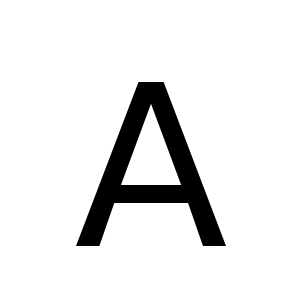
#> input picture Letters/Test_letters/A_1.png, 300 x 300 px; its folder holds only this picture in this run
$ python CompareLetters.py
#> lines starting #> are read from the running program, lines starting #| are printed output that depends on the picture; after the words box and inside, x2 and y2 are one past the last pixel; in counts of white or black regions, pixels touching at a corner belong together
#> in __init__, img is the input picture: PIL image 300x300 RGBA; mean R, G, B, A 232.1, 232.1, 232.1, 255
### ImageTemplate.py
from PIL import Image
import numpy as np
import os
import sys

def getRadialPixel(r,t, centre):
    return (int(r*np.cos(t) + centre[0]), int(r*np.sin(t) + centre[1]))


def ImgToBitmap(img):
    ary = np.array(img)

    # Split the three channels
    r,g,b,a = np.split(ary,4,axis=2)
#> a: shape (300, 300, 1); every value is 255
    r=r.reshape(-1)
    g=g.reshape(-1)
    b=b.reshape(-1)

    # Standard RGB to grayscale
    bitmap = list(map(lambda x: 0.299*x[0]+0.587*x[1]+0.114*x[2], zip(r,g,b)))
#> bitmap = 90000 items
    bitmap = np.array(bitmap).reshape([ary.shape[0], ary.shape[1]])
    bitmap = np.dot((bitmap > 128).astype(float),255)
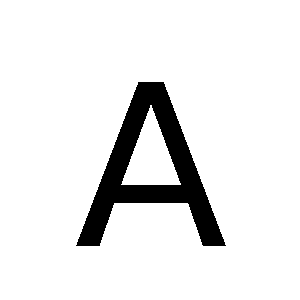
#> bitmap: shape (300, 300) float64; 91% white; 1 black region, box (x1, y1, x2, y2) and area: (76, 82, 226, 246) 8104
    return bitmap

class Template:

    mosaic_N = 6

    def __init__(self, file):
        img = Image.open(file).convert("RGBA")
        bitmap = ImgToBitmap(img)
        bitmap = Template.ClampBitmap(bitmap)
        self.size = len(bitmap)
        self.bitmap = bitmap

    def SaveBitmap(bitmap, filename):
        im = Image.fromarray(bitmap.astype(np.uint8))
        im.save(filename)

    def ShowBitmap(bitmap):
        im = Image.fromarray(bitmap.astype(np.uint8))
        im.show()

    def Save(self, filename):
        Template.SaveBitmap(self.bitmap, filename)

    # [55 lines left out: functions EncodeMosaic, EncodeCircle, not called in this run]

    def EncodeDistance(self, n=20, rel_centre=(0.5,0.5), spacing=int(np.sqrt(2))):
        """
        Encodes the data as a radial distribution function
        """
        neg = 255-self.bitmap

        def tryInBitmap(bitmap, pos):
            try:
                return bitmap[pos]
            except:
                return 0

        centre = (self.size*rel_centre[0],self.size*rel_centre[1])

        R = np.linspace(0, self.size*spacing, n)

        self.distanceEncoding = np.zeros(n)

        for i,r in enumerate(R):
                radPixels = [tryInBitmap(neg, getRadialPixel(r, t, centre))/255 for t in np.linspace(0, 2*np.pi, int(2*np.pi*r))]
                self.distanceEncoding[i] = sum(radPixels)

        self.distanceEncoding /= np.sum(self.distanceEncoding)

        return self.distanceEncoding

    def ClampBitmap(bitmap):
        """
        Removes whitespaces at each edge, return square image centered on the axis not clamped
        """
        negative = 255-bitmap
        i = 0
        while sum(negative[i]) == 0:
            negative = np.delete(negative, i, 0)
#> this loop made 82 passes
#> negative: shape (218, 300) float64; 12.4% white; 1 white region, box (x1, y1, x2, y2) and area: (76, 0, 226, 164) 8104

        i = -1
        while sum(negative[i]) == 0:
            negative = np.delete(negative, i, 0)
            i = negative.shape[0]-1
#> this loop made 54 passes
#> i on passes 1 to 12: 216, 215, 214, 213, 212, 211, 210, 209, 208, 207, 206, 205
#> pass 1, in ClampBitmap, `negative = np.delete(negative, i, 0)`:
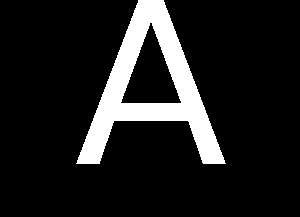
#> negative: shape (217, 300) float64; 12.4% white; 1 white region, box (x1, y1, x2, y2) and area: (76, 0, 226, 164) 8104
#> after the loop:
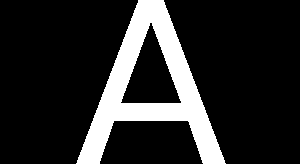
#> negative: shape (164, 300) float64; 16.5% white; 1 white region, box (x1, y1, x2, y2) and area: (76, 0, 226, 164) 8104

        i = 0
        while sum(negative[:,i]) == 0:
            negative = np.delete(negative, i, 1)
#> this loop made 76 passes
#> negative: shape (164, 224) float64; 22.1% white; 1 white region, box (x1, y1, x2, y2) and area: (0, 0, 150, 164) 8104

        i = -1
        while sum(negative[:,i]) == 0:
            negative = np.delete(negative, i, 1)
            i = negative.shape[1]-1
#> this loop made 74 passes
#> i on passes 1 to 12: 222, 221, 220, 219, 218, 217, 216, 215, 214, 213, 212, 211
#> pass 1, in ClampBitmap, `negative = np.delete(negative, i, 1)`:
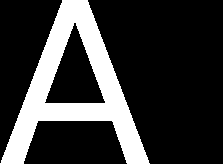
#> negative: shape (164, 223) float64; 22.2% white; 1 white region, box (x1, y1, x2, y2) and area: (0, 0, 150, 164) 8104
#> after the loop:
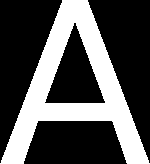
#> negative: shape (164, 150) float64; 32.9% white; 1 white region, box (x1, y1, x2, y2) and area: (0, 0, 150, 164) 8104

        diff = negative.shape[0] - negative.shape[1]
#> diff = 14
        if diff != 0:
            if diff > 0:
                if diff%2 == 0:
                    padding1 = int(diff/2)
#> padding1 = 7
                    padding2 = int(diff/2)
#> padding2 = 7
                else:
                    padding1 = int(diff/2)
                    padding2 = int(diff/2) + 1
                negative = np.c_[np.zeros((negative.shape[0], padding1)), negative, np.zeros((negative.shape[0], padding2))]
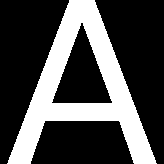
#> negative: shape (164, 164) float64; 30.1% white; 1 white region, box (x1, y1, x2, y2) and area: (7, 0, 157, 164) 8104
            else:
                if diff%2 == 0:
                    padding1 = int(-diff/2)
                    padding2 = int(-diff/2)
                else:
                    padding1 = int(-diff/2)
                    padding2 = int(-diff/2) + 1
                negative = np.r_[np.zeros((padding1, negative.shape[1])), negative, np.zeros((padding2, negative.shape[1]))]

        return 255-negative

    # [4 lines left out: function DownGrade, not called in this run]


class Model:
    """Abstract class to define Template matching models"""

    # [24 lines left out: functions __init__, Train, Test, not called in this run]

    def Save(self, filename):
        np.save(filename, self.templateEncodings, allow_pickle=True)

    def Load(self, filename):
        self.templateEncodings = np.load(filename, allow_pickle=True)

class MosaicModel(Model):

    def __comparison(encoding_a, encoding_b):
        similarityMatrix = encoding_a - encoding_b
        return np.sum(np.abs(similarityMatrix))/len(similarityMatrix)

    def __init__(self, n):
        super().__init__(Template.EncodeMosaic, MosaicModel.__comparison, n)

class CircleModel(Model):

    def __comparison(encoding_a, encoding_b):
        similarityMatrix = encoding_a - encoding_b
        return np.sum(np.abs(similarityMatrix))/len(similarityMatrix)

    def __init__(self, r, t):
        super().__init__(Template.EncodeCircle, CircleModel.__comparison, r, t)

class DistanceModel(Model):

    def __comparison(encoding_a, encoding_b):
        similarityMatrix = encoding_a - encoding_b
        return np.sum(np.abs(similarityMatrix))/len(similarityMatrix)

    def __init__(self, n):
        super().__init__(Template.EncodeDistance, DistanceModel.__comparison, n)


# [23 lines that do not run on import are left out]


### CompareLetters.py
from ImageTemplate import Template
import os
import sys
import numpy as np
from PIL import Image
import matplotlib.pyplot as plt

np.set_printoptions(precision=3)

templates = {}
directory = 'Letters/Test_letters'

def visualizationMatrix(x):
    return 255*(x+1)/2


def visualizationMatrix_clamped(x):
    cutoff = 0.5
    if -0.5 < x < 0.5:
        return 255/2
    elif x <= -0.5:
        return 0
    else:
        return 255


# Save each encoding
for file in os.listdir(directory):
    template_key = file.replace(".png", "")
    # if template_key[0] not in ['A']:
    # if template_key not in ['A', 'B', 'H', 'R']:
    #     continue
    print("Encoding " + file)
    template = Template(os.path.join(directory, file))
#> in __init__, `self.size = len(bitmap)`: self.size = 164
    # template.EncodeMosaic(16)
    # template.EncodeCircle(20, 10)
    distanceEncoding = template.EncodeDistance(200)
#> in EncodeDistance, `centre = (self.size*rel_centre[0],self.size*rel_centre[1])`: centre = (82, 82)
#> the loop in EncodeDistance, `for i,r in enumerate(R):` made 200 passes
#> radPixels on passes 2 to 4: [0, 0, 0, 0, 0], [0, 0, 0, 0, 0, 0, 0, 0, 0, 0], [0, 0, 0, 0, 0, 0, 0, 0, 0, 0, 0, 0, 0, 0, 0]
#> after the loop in EncodeDistance, `for i,r in enumerate(R):`: self.distanceEncoding = 200 values, max 256 at index 161, min 0 at index 0, mean 103.7
#> in EncodeDistance, `self.distanceEncoding /= np.sum(self.distanceEncoding)`: self.distanceEncoding = 200 values, max 0.0123 at index 161, min 0 at index 0, mean 0.005
#> distanceEncoding has the same summary as self.distanceEncoding in EncodeDistance
    # [6 lines of commented-out code are left out]

    templates[file.replace(".png", "")] = template

    # [8 lines of commented-out code are left out]

    plt.plot(list(range(len(distanceEncoding))), distanceEncoding, label=template_key)

plt.title("Comparison between radial distributions")
plt.legend()
plt.show()
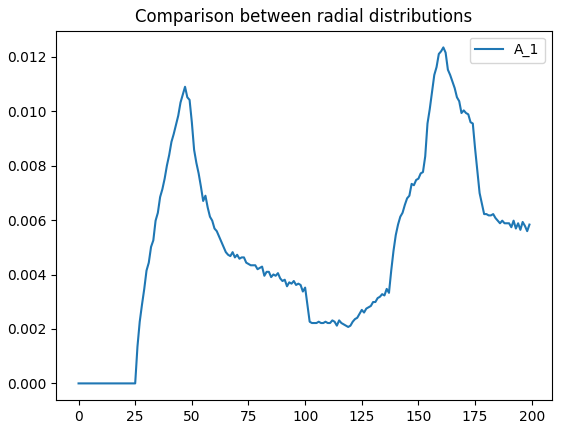
#> figure drawn by matplotlib, 1 panel; curve peaks at x = 161, y = 0.0123
quit()
#> (the program exits here)

$ run again, on Letters/Test_letters/R.png
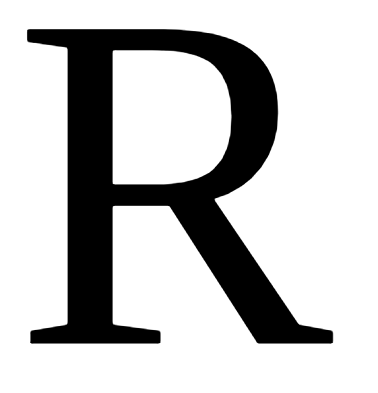
#> input picture Letters/Test_letters/R.png, 378 x 393 px
#> a: shape (393, 378, 1); every value is 255
#> in ImgToBitmap, `bitmap = list(map(lambda x: 0.299*x[0]+0.587*x[1]+0.114*x[2], zip(r,g,..`: bitmap = 148554 items
#> the loop in ClampBitmap, `while sum(negative[i]) == 0:` made 29 passes
#> the loop in ClampBitmap, `while sum(negative[i]) == 0:` made 49 passes
#> i on passes 1 to 8: 362, 361, 360, 359, 358, 357, 356, 355
#> the loop in ClampBitmap, `while sum(negative[:,i]) == 0:` made 27 passes
#> the loop in ClampBitmap, `while sum(negative[:,i]) == 0:` made 45 passes
#> i on passes 1 to 8: 349, 348, 347, 346, 345, 344, 343, 342
#> pass 1, in ClampBitmap, `negative = np.delete(negative, i, 1)`:
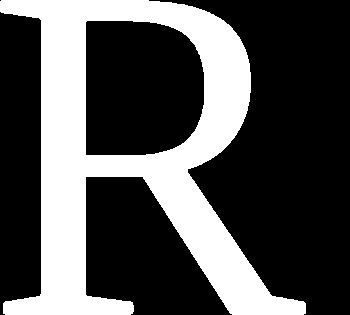
#> negative: shape (315, 350) float64; 32% white; 1 white region, box (x1, y1, x2, y2) and area: (0, 0, 306, 315) 35237
#> self.size = 315
#> centre = (157.5, 157.5)
#> the loop in EncodeDistance, `for i,r in enumerate(R):` made 200 passes
#> radPixels on passes 2 to 3: [1, 1, 1, 1, 1, 1, 1, 1, 1], [1, 1, 1, 1, 1, 1, 1, 1, 1, 1, 1, 1, 1, 1, 1, 1, 1, 1, 1]
#> after the loop in EncodeDistance, `for i,r in enumerate(R):`: self.distanceEncoding = 200 values, max 413 at index 171, min 0 at index 0, mean 222.8
#> in EncodeDistance, `self.distanceEncoding /= np.sum(self.distanceEncoding)`: self.distanceEncoding = 200 values, max 0.00927 at index 171, min 0 at index 0, mean 0.005
#> distanceEncoding has the same summary as self.distanceEncoding in EncodeDistance
#> `plt.show()`:
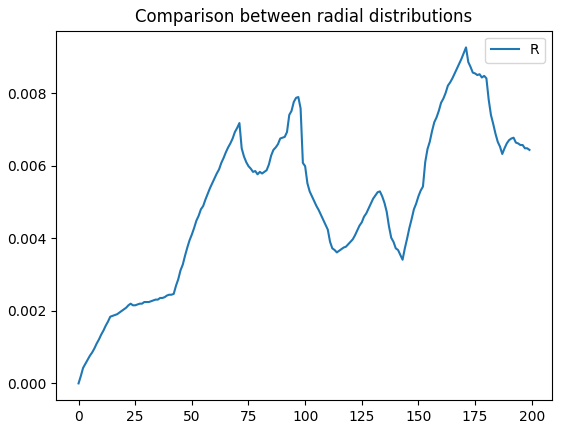
#> figure drawn by matplotlib, 1 panel; curve peaks at x = 171, y = 0.00927
